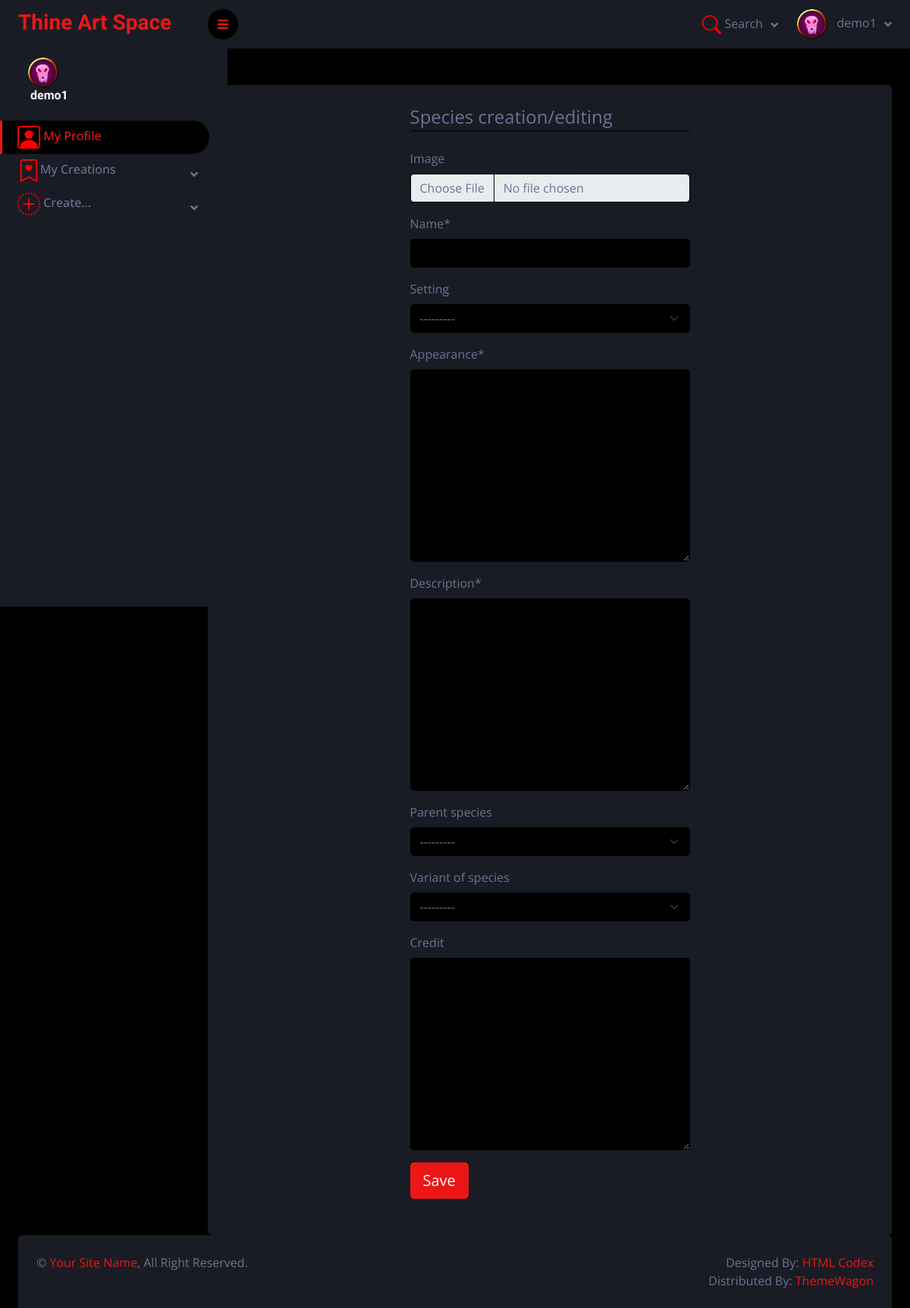
The page /ThineArtSpace/species/new (signed in) on the database its author committed.
### ThineArtSpace/models.py (models this page shows, shortened)
class Profile(models.Model):
    user = models.OneToOneField(User, on_delete=models.CASCADE)
    photo = models.ImageField(default="profile-pics/default.png", upload_to="profile-pics/")
    class Meta:
        verbose_name="Profile"
        verbose_name_plural="Profiles"

class Species(models.Model):
    name=models.CharField(verbose_name="Name", max_length=200)
    appearance = models.TextField(verbose_name="Appearance")
    description = models.TextField(verbose_name="Description")
    setting=models.ForeignKey(to=Setting, on_delete=models.SET_NULL, null=True, blank=True, related_name="setting_species")
    TAG_CHOICES = [
        ('canon', 'Canon'),
        ('fanon', 'Fanon'),
    ]
    setting_relation_tag = models.CharField(max_length=5, choices=TAG_CHOICES, default='fanon')
    created_by = models.ForeignKey(to=User, on_delete=models.SET_NULL, blank=True, null=True, related_name="creator_species")
    parent_species = models.ForeignKey(to='self', on_delete=models.SET_NULL, null=True, blank=True, related_name="sub_species")
    variant_of_species = models.ForeignKey(to='self', on_delete=models.SET_NULL, null=True, blank=True, related_name="variants")
    image = models.ImageField(verbose_name="Image", upload_to='species', null=True, blank=True)
    spec_credit = models.TextField(verbose_name="Credit", null=True, blank=True)
    def __str__(self):
        if self.setting != 'null' and self.setting!= 'none' and self.setting!='blank':
            return f'{self.name} - {self.setting.name}'
        else:
            return f'{self.name}'
    class Meta:
        verbose_name="Species"
        verbose_name_plural = "Species"

class Setting(models.Model):
    name=models.CharField(verbose_name="Name", max_length=200)
    created_by = models.ForeignKey(to=User, on_delete=models.SET_NULL, null=True, blank=True, related_name="creator_settings")
    description=models.TextField(verbose_name="Description")
    parent_setting=models.ForeignKey(to='self', on_delete=models.SET_NULL, null=True, blank=True, related_name="sub_settings")
    variant_of_setting = models.ForeignKey(to='self', on_delete=models.SET_NULL, null=True, blank=True, related_name="variants")
    sett_credit = models.TextField(verbose_name="Credit", null=True, blank=True)
    class Meta:
        constraints=[
            models.UniqueConstraint(fields=['name'], name='unique_setting_name')
        ]
        verbose_name="Setting"
        verbose_name_plural="Settings"
    def __str__(self):
        return f"{self.name}"

### ThineArtSpace/views.py (the view, shortened to what this page needs)
# urls.py: path("species/new", SpeciesCreateView.as_view(), name="species_new"),
class SpeciesCreateView(LoginRequiredMixin, generic.CreateView):
    model = Species
    fields = ['image','name', 'setting','appearance', 'description','parent_species', 'variant_of_species','spec_credit', ]
    template_name = 'species_form.html'
    success_url = "/ThineArtSpace/species/"

### ThineArtSpace/templates/species_form.html (shortened to what this page needs)
{% extends "base.html" %}
{% block "content" %}
<div class="content-section">
    <form method="POST" enctype="multipart/form-data">
    {% load crispy_forms_tags %}
        <legend class="border-bottom mb-4">Species creation/editing</legend>
        {{ form|crispy }}
        <div class="form-group">
            <button class="btn btn-lg btn-primary m-2" type="submit">Save</button>
        </div>
    </form>
</div>
{% endblock %}

### ThineArtSpace/templates/base.html (shortened to what this page needs)
<!DOCTYPE html>
<html lang="en">
{% load static %}
<head>
    <link href="https://cdnjs.cloudflare.com/ajax/libs/font-awesome/5.10.0/css/all.min.css" rel="stylesheet">
    <link href="https://cdn.jsdelivr.net/npm/bootstrap-icons@1.4.1/font/bootstrap-icons.css" rel="stylesheet">
    <link href="{% static '/css/owl.carousel.min.css' %}" rel="stylesheet">
    <link href="{% static '/css/tempusdominus-bootstrap-4.min.css' %}" rel="stylesheet" />
    <link href="{% static '/css/bootstrap.min.css' %}" rel="stylesheet">
    <link href="{% static '/css/style.css' %}" rel="stylesheet">
</head>
<body class="body-for-sticky">
{% if user.is_authenticated %}
        <div class="sidebar pe-4 pb-3">
            <nav class="navbar bg-secondary navbar-dark">
                <a href="{% url 'index' %}" class="navbar-brand mx-4 mb-3">
                    <h3 class="text-primary">Thine Art Space</h3>
                </a>
                <div class="d-flex align-items-center ms-4 mb-4">
                    <div class="position-relative">
                        <img class="rounded-circle" src="{{ user.profile.photo.url }}" alt="" style="width: 40px; height: 40px;">
                    </div>
                    <div class="ms-3">
                        <h6 class="mb-0">{{ user.get_username }}</h6>
                    </div>
                </div>
                <div class="navbar-nav w-100">
                    <a href="{% url 'profile' %}" class="nav-item nav-link active">
                        My Profile</a>
                    <div class="nav-item dropdown">
                        <a href="" class="nav-link dropdown-toggle" data-bs-toggle="dropdown">
                            My Creations</a>
                    </div>
                    <div class="nav-item dropdown">
                        <a href="#" class="nav-link dropdown-toggle" data-bs-toggle="dropdown">
                            Create...</a>
                    </div>
                </div>
            </nav>
        </div>
        {% endif %}
        <div class="content">
            <nav class="navbar navbar-expand bg-secondary navbar-dark sticky-top px-4 py-0">
                <a href="#" class="sidebar-toggler flex-shrink-0">
                    <i class="fa fa-bars"></i>
                </a>
                <div class="navbar-nav align-items-center ms-auto">
                    <div class="nav-item dropdown">
                        <a href="#" class="nav-link dropdown-toggle" data-bs-toggle="dropdown">
                            <svg xmlns="http://www.w3.org/2000/svg" width="25" height="25" fill="red"
                                 class="bi bi-search" viewBox="0 0 16 16">
                                <path d="M11.742 10.344a6.5 6.5 0 1 0-1.397 1.398h-.001q.044.06.098.115l3.85 3.85a1 1 0 0 0 1.415-1.414l-3.85-3.85a1 1 0 0 0-.115-.1zM12 6.5a5.5 5.5 0 1 1-11 0 5.5 5.5 0 0 1 11 0"/>
                            </svg>
                            <span class="d-none d-lg-inline-flex">Search</span>
                        </a>
                    </div>
                    {% if user.is_authenticated %}
                    <div class="nav-item dropdown">
                        <a href="" class="nav-link dropdown-toggle" data-bs-toggle="dropdown">
                            <img class="rounded-circle me-lg-2" src="{{ user.profile.photo.url }}" alt="" style="width: 40px; height: 40px;">
                            <span class="d-lg-inline-flex">{{ user.get_username }}</span>
                        </a>
                    </div>
                    {% endif %}
                </div>
            </nav>
            <div class="container-fluid pt-4 px-4">
                <div class="row g-4">
                    <div class="col-sm-12">
                        <div class="bg-secondary rounded p-4">
                            <div class="d-flex flex-column align-items-center justify-content-between mb-4">
                                {% block "content" %}{% endblock %}
                            </div>
                        </div>
                    </div>
            </div>
    </div>
<div class="footer sticky-footer container-fluid pt-4 px-4">
                <div class="bg-secondary rounded-top p-4">
                    <div class="row">
                        <div class="col-12 col-sm-6 text-center text-sm-start">
                            &copy; <a href="#">Your Site Name</a>, All Right Reserved.
                        </div>
                        <div class="col-12 col-sm-6 text-center text-sm-end">
                            Designed By: <a href="https://htmlcodex.com">HTML Codex</a>
                            <br>Distributed By: <a href="https://themewagon.com" target="_blank">ThemeWagon</a>
                        </div>
                    </div>
                </div>
            </div>
        </div>
</body>
</html>

### ThineArtSpace/static/css/style.css (style rules this page uses)
:root { --primary: #EB1616; --secondary: #191C24; --light: #6C7293; --dark: #000000; }
.btn { transition: .5s; }
.sidebar { position: fixed; top: 0; left: 0; bottom: 0; width: 300px; height: 100vh; overflow-y: auto; background: var(--secondary); transition: 0.5s; z-index: 999; }
.content { margin-left: 250px; min-height: 100vh; background: var(--dark); transition: 0.5s; }
@media (min-width: 992px) { .sidebar { margin-left: 0; } }
@media (min-width: 992px) { .content { width: calc(100% - 250px); } }
.flex-column { display: flex; flex-direction: column; }
.sidebar .navbar .navbar-nav .nav-link { padding: 7px 20px; color: var(--light); font-weight: 500; border-left: 3px solid var(--secondary); border-radius: 0 30px 30px 0; outline: none; }
.sidebar .navbar .navbar-nav .nav-link:hover, .sidebar .navbar .navbar-nav .nav-link.active { color: var(--primary); background: var(--dark); border-color: var(--primary); }
.sidebar .navbar .dropdown-toggle::after { position: absolute; top: 15px; right: 15px; border: none; content: "\f107"; font-family: "Font Awesome 5 Free"; font-weight: 900; transition: .5s; }
.content .navbar .navbar-nav .nav-link { margin-left: 25px; padding: 12px 0; color: var(--light); outline: none; }
.content .navbar .sidebar-toggler, .content .navbar .navbar-nav .nav-link i { width: 40px; height: 40px; display: inline-flex; align-items: center; justify-content: center; background: var(--dark); border-radius: 40px; }
.content .navbar .dropdown-toggle::after { margin-left: 6px; vertical-align: middle; border: none; content: "\f107"; font-family: "Font Awesome 5 Free"; font-weight: 900; transition: .5s; }
html { height: 100%; box-sizing: border-box; }
*, *:before, *:after { box-sizing: inherit; }
.body-for-sticky { position: relative; min-height: 100%; padding-bottom: 6rem; }
.sticky-footer { position: absolute; bottom: 0; }

### ThineArtSpace/templates/base.html (style rules this page uses)
.footer { left: 0; bottom: 0; width: 100%; }

### rows shown on the page
Species: parent_species "---------", variant_of_species "---------"
Species: setting "---------"

### other values the page prints
{{ user.get_username }} "demo1"
